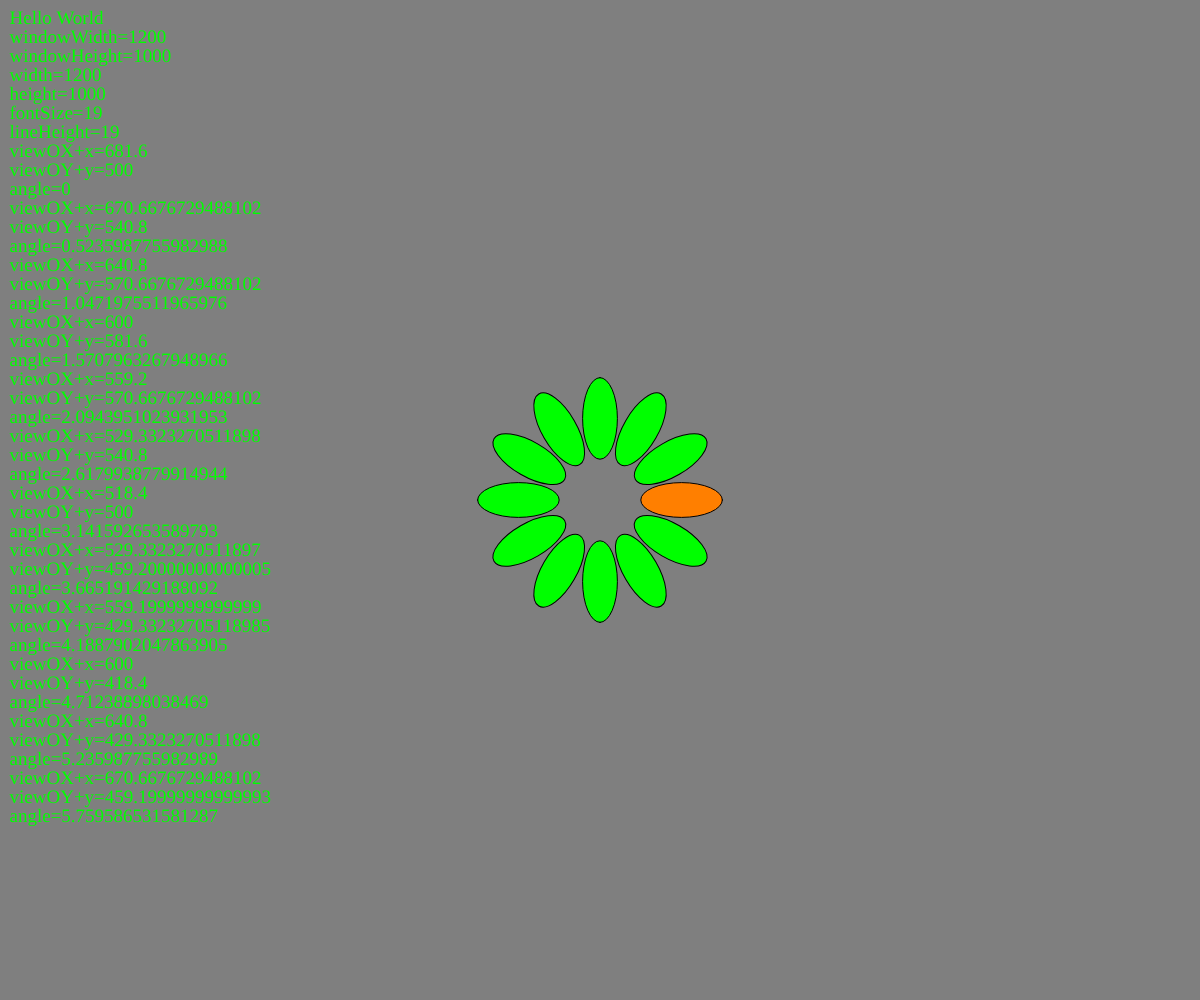
Frame 1 (no input)
Frame 60 (no input): identical to frame 1, image omitted
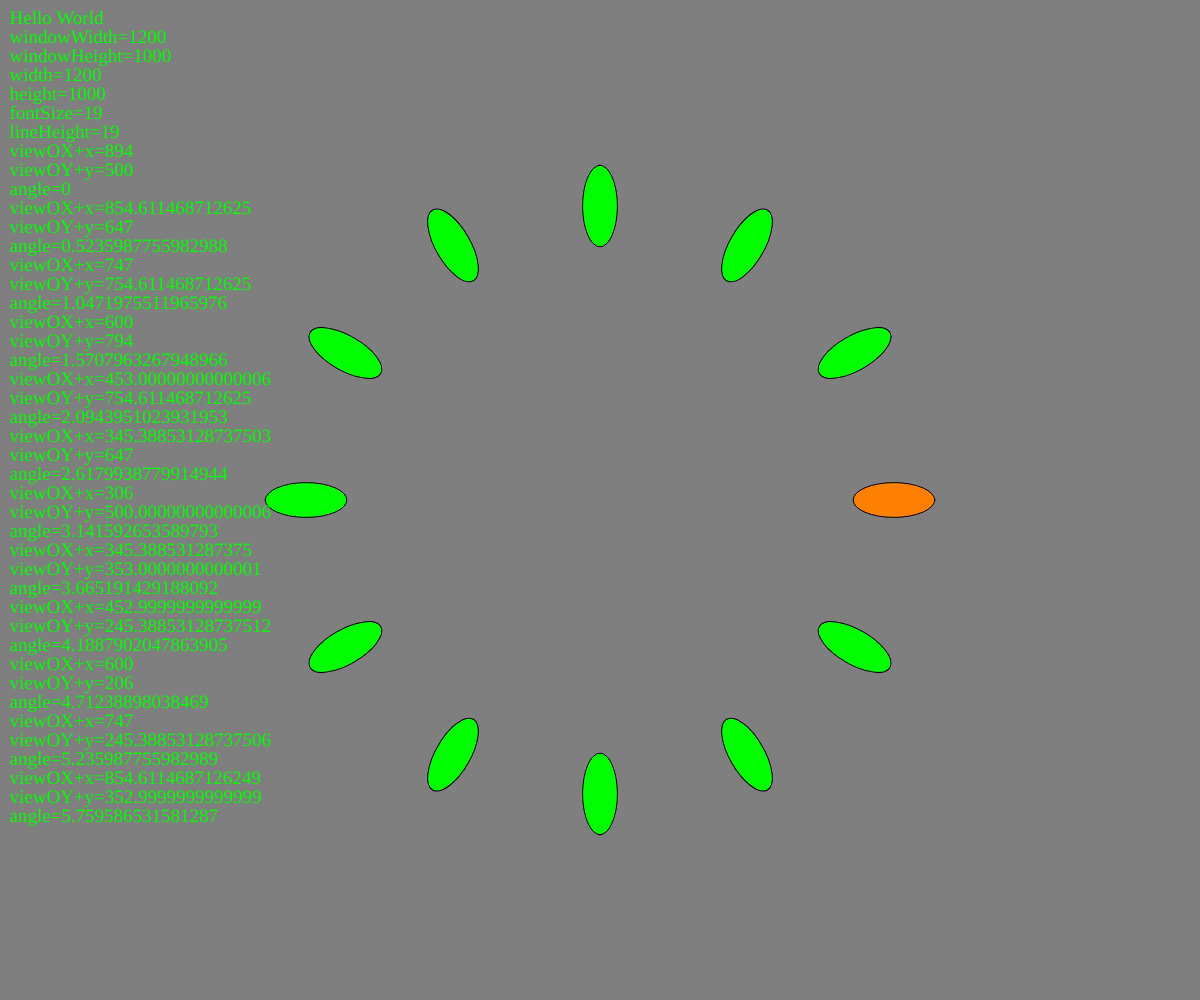
Frame 120 (the mouse pressed at the canvas centre since frame 60)

The p5.js sketch that drew these frames (run headless with seeded random() and noise() and a simulated clock; from frame 60 on, the mouse is pressed at the canvas centre):

// p5.js sketch
// ── sketch.js
// p5.js processing

function dbgMessage(tx){
  if( height<(dbgMessageY+lineHeight) ){
    dbgMessageY = dbgMessageBaseY;
    dbgMessageX += dbgMessageW;
  }
  text(tx,dbgMessageX,dbgMessageY);
  dbgMessageY += lineHeight;
}

function setup() {
  canvas = createCanvas(windowWidth, windowHeight);
  viewOX = width/2;
  viewOY = height/2;
  viewMin = min(width, height);
  viewMax = max(width, height);
  fontFamily = 'MS PMincho';
  textFont(fontFamily);
  // fontSize = ceil(textWidth('╋'));
  fontSize = round(viewMax/64);
  textSize(fontSize); 
  // lineSpace = 2;
  lineHeight = ceil(fontSize);
  dbgMessageW = floor(viewMax/3);
  dbgMessageBaseX = fontSize/2;
  dbgMessageBaseY = lineHeight*1.25;
  frameRate(30); // フレームレート
  backColor = "#7f7f7f";
  smooth(); // アンチエイリアス(図形のエッジを滑らかにする)
}

function draw() {
  background(backColor);
  fill("#00ff00"); // 塗りつぶし
  dbgMessageX = dbgMessageBaseX;
  dbgMessageY = dbgMessageBaseY;
  dbgMessage("Hello World");
  dbgMessage("windowWidth="+windowWidth);
  dbgMessage("windowHeight="+windowHeight);
  dbgMessage("width="+width);
  dbgMessage("height="+height);
  dbgMessage("fontSize="+fontSize);
  dbgMessage("lineHeight="+lineHeight);
  fill("#ff7f00"); // 塗りつぶし
  distance = 0.068*viewMax+(viewOX-0.146*viewMax)*mouseX/width;
  for(i=0; i<12; i++){
    angle = TWO_PI*i/12;
    x = cos(angle)*distance;
    y = sin(angle)*distance;
    resetMatrix();
    translate(viewOX+x,viewOY+y);
    rotate(angle+TWO_PI*mouseX/width*6*sign(0.5-i%2));
    ellipse(0, 0, 0.068*viewMax, 0.029*viewMax); // 円を描く 
    resetMatrix();
    fill("#00ff00"); // 塗りつぶし
    dbgMessage("viewOX+x="+(viewOX+x));
    dbgMessage("viewOY+y="+(viewOY+y));
    dbgMessage("angle="+(angle));
  }
}

function sign(x) {
  return Math.sign(x);
}
